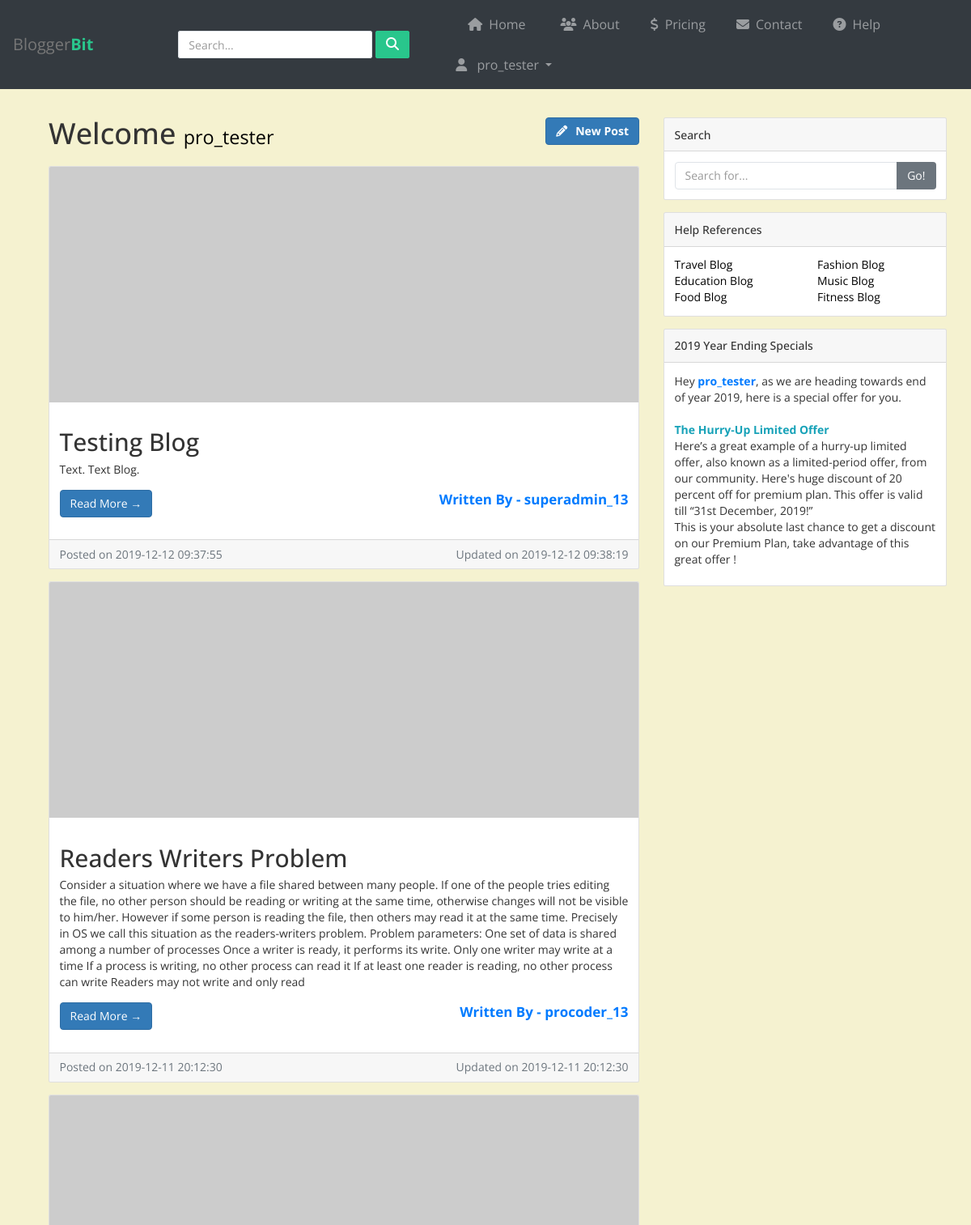
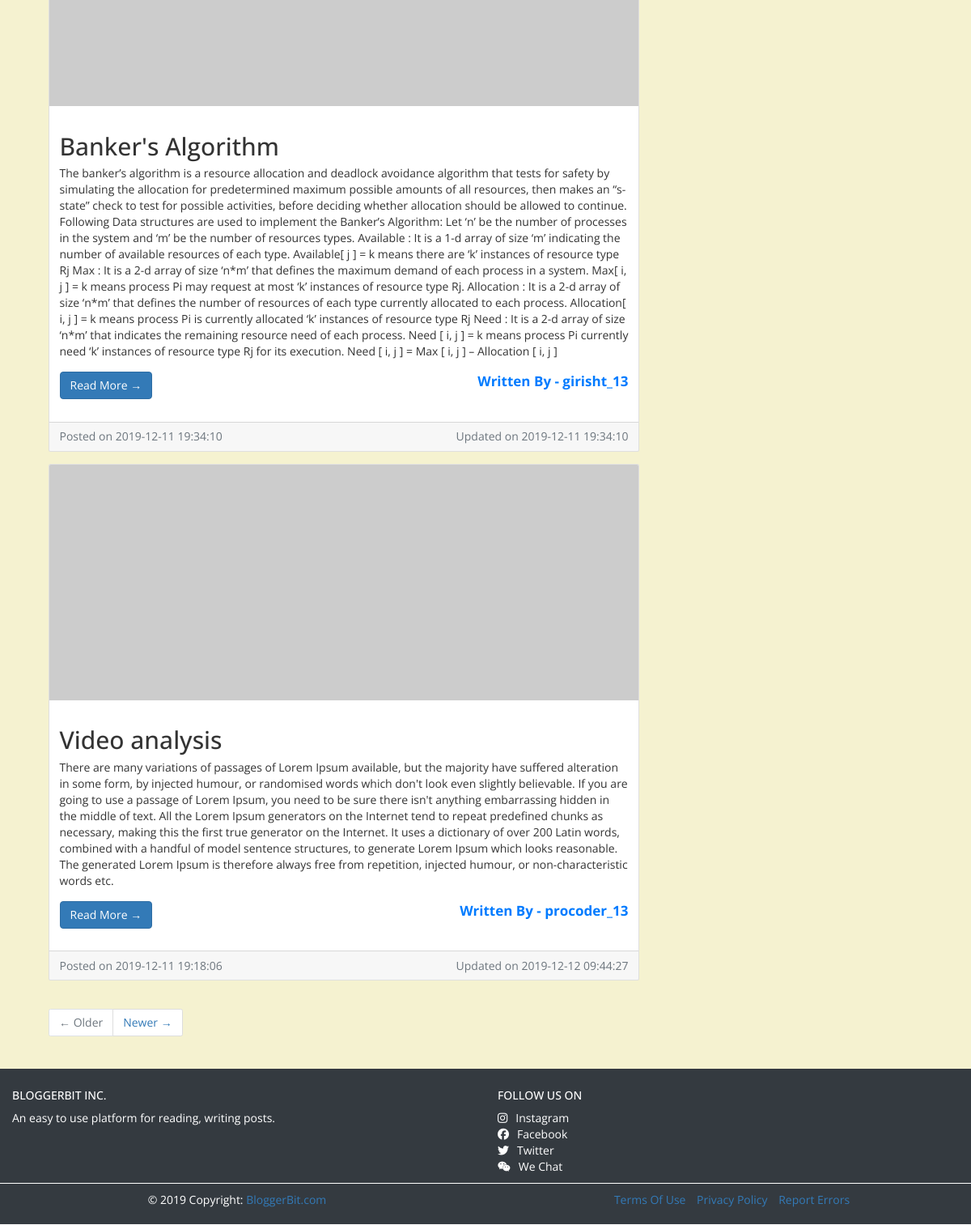
The app's page /dashboard (signed in) with its own data (2 pictures, top to bottom).
### app.py (models this page shows)
class Post(db.Model):
	pid = db.Column(db.Integer, primary_key=True)
	title= db.Column(db.String(80), nullable=False)
	author = db.Column(db.String(40), nullable=False)
	content = db.Column(db.String(100), nullable=False)
	created_on = db.Column(db.DateTime, nullable=False)
	last_updated = db.Column(db.DateTime, nullable=False)
	tags = db.Column(db.String(50), nullable=False)

### app.py (the view)
@app.route('/dashboard' , methods=['POST', 'GET'])
@is_logged_in
def dashboard():
	if 'logged_in' in session:
		posts = Post.query.filter(Post.author != session["username"]).order_by(Post.created_on.desc(), Post.last_updated.desc()).all()
		current_user_posts = Post.query.filter_by(author=session["username"]).all()
		for post in posts:
			post.created_on= str(post.created_on).split('.')[0]
			post.last_updated=str(post.last_updated).split('.')[0]
		return render_template("dashboard.html", username=session['username'], logged_in=session['logged_in'], posts=posts, current_user_posts=current_user_posts)
	else:
		return redirect(url_for('home'))

### app.py (called while the page is built)
def is_logged_in(f):
	@wraps(f)
	def wrap(*args, **kwargs):
		if 'logged_in' in session:
			return f(*args, **kwargs)
		else:
			flash('Unauthorized, Please Login !', category='danger')
			return redirect(url_for('home'))
	return wrap

### templates/dashboard.html (shortened to what this page needs)
{% extends "layout.html" %}
{% block content %}
<div class="container">
	{% if posts %}
	<div class="row">
        <div class="col-md-8">
            <div class="row mb-2">
                <div class="col-md-8">
        	        <h1 class="my-4">Welcome
        	          <small style="color: black;">{{username}}</small>
        	        </h1>
    	        </div>
    			<div class="col-md-4">
    				<a href="/{{username}}/new/" class="btn btn-primary py-auto mt-4 pull-right"><span class="pr-3"><i class="fas fa-pencil-alt"></i></span><b>New Post</b></a>
    			</div>
		    </div>
        {% for post in posts %}
        <div class="card mb-4">
            <img class="card-img-top" src="http://placehold.it/750x300" alt="Card image cap">
            <div class="card-body">
                <h2 class="card-title">{{post.title}}</h2>
                <p class="card-text">{{post.content}}</p>
                <div class="row my-4">
                    <div class="col-md-6 pl-4">
                        <a href="/{{post.author}}/view/{{post.pid}}" class="btn btn-primary">Read More &rarr;</a>
                    </div>
                    <div class="col-md-6 text-right">
                        <p class="mb-0 text-primary" style="font-size: 17px;"><b>Written By - {{post.author}}</b></p>
                    </div>
                </div>
            </div>
            <div class="card-footer text-muted">
          	    <div class="row">
	          	    <div class="col-md-6">
                        Posted on {{post.created_on}}
	                </div>
                    <div class="col-md-6 text-right">
                        Updated on {{post.last_updated}}
                    </div>
                </div>
            </div>
        </div>
		{% endfor %}
        <ul class="pagination justify-content-center mb-4">
          <li class="page-item disabled">
            <a class="page-link" href="#">&larr; Older</a>
          </li>
          <li class="page-item">
            <a class="page-link" href="#">Newer &rarr;</a>
          </li>
        </ul>
      </div>
      <div class="col-md-4">
        <div class="card my-4">
          <h5 class="card-header">Search</h5>
          <div class="card-body">
            <div class="input-group">
              <input type="text" class="form-control" placeholder="Search for...">
              <span class="input-group-btn">
                <button class="btn btn-secondary" type="button">Go!</button>
              </span>
            </div>
          </div>
        </div>
        <div class="card my-4">
          <h5 class="card-header">Help References</h5>
          <div class="card-body">
            <div class="row">
              <div class="col-lg-6">
                <ul class="list-unstyled mb-0" id="category">
                  <li>
                    <a href="https://www.nomadicmatt.com/travel-blogs/improve-your-travel-writing/">Travel Blog</a>
                  </li>
                  <li>
                    <a href="https://cmnh.lstmed.ac.uk/how-to-write-an-academic-blog-in-5-simple-steps">Education Blog</a>
                  </li>
                  <li>
                    <a href="https://cookieandkate.com/top-20-tips-for-food-blogging/">Food Blog</a>
                  </li>
                </ul>
              </div>
              <div class="col-lg-6">
                <ul class="list-unstyled mb-0" id="category">
                  <li>
                    <a href="https://www.blogtyrant.com/start-a-fashion-blog/">Fashion Blog</a>
                  </li>
                  <li>
                    <a href="https://www.outbrain.com/help/advertisers/music-blog/">Music Blog</a>
                  </li>
                  <li>
                    <a href="https://www.wikihow.com/Write-a-Fitness-Blog">Fitness Blog</a>
                  </li>
                </ul>
              </div>
            </div>
          </div>
        </div>
        <div class="card my-4">
          <h5 class="card-header">2019 Year Ending Specials</h5>
          <div class="card-body">
            Hey <b class="text-primary">{{username}}</b>, as we are heading towards end of year 2019,
            here is a special offer for you. <br><br>
            <p>
              <b class="text-info">The Hurry-Up Limited Offer</b><br>
                Here’s a great example of a hurry-up limited offer, also known as a limited-period offer, from our community. Here's huge discount of 20 percent off for premium plan. This offer is valid till “31st December, 2019!”
                <br>
                This is your absolute last chance to get a discount on our Premium Plan, take advantage of this great offer !
            </p>
          </div>
        </div>
      </div>
    </div>
	{% endif %}
	</div>
{% endblock %}

### templates/layout.html (shortened to what this page needs)
<!DOCTYPE html>
<html>
<head>
	<link rel="stylesheet" href="https://stackpath.bootstrapcdn.com/bootstrap/4.3.1/css/bootstrap.min.css">
	<link rel="stylesheet" href="//maxcdn.bootstrapcdn.com/bootstrap/4.0.0/css/bootstrap.min.css" rel="stylesheet" id="bootstrap-css">
  <link href="//netdna.bootstrapcdn.com/bootstrap/3.2.0/css/bootstrap.min.css" rel="stylesheet" id="bootstrap-css">
	<link rel="stylesheet" href="https://maxcdn.bootstrapcdn.com/font-awesome/4.7.0/css/font-awesome.min.css">
  <link rel="stylesheet" type="text/css" href="{{ url_for('static', filename='stylesheets/layout.css') }}">
</head>
<body id="page-top">
<nav class="navbar sticky-top navbar-default navbar-expand-lg navbar-dark bg-dark" style="border: none;">
	<div class="navbar-header d-flex col">
		<a class="navbar-brand" href="/admin">Blogger<b>Bit</b></a>
	</div>
  <form class="navbar-form form-inline search-form">
			<div class="input-group">
				<input type="text" class="form-control" placeholder="Search...">
				<span class="input-group-btn">
					<button type="button" class="btn btn-default"><i class="fa fa-search"></i></button>
				</span>
			</div>
		</form>
  {% if logged_in == True %}
	<div id="navbarCollapse" class="collapse navbar-collapse justify-content-start" style="width: 630px;">
  {% else %}
  <div id="navbarCollapse" class="collapse navbar-collapse justify-content-start" style="width: 500px;">
  {% endif %}
		<ul class="nav navbar-nav">
			<li class="nav-item" style="margin: 0% 15px;"><a href="/" class="nav-link"><span style="margin: 0% 8px;"><i class="fas fa-home"></i></span>Home</a></li>
			<li class="nav-item" style="margin: 0% 10px;"><a href="/about" class="nav-link"><span style="margin: 0% 8px;"><i class="fas fa-users"></i></span>About</a></li>
			<li class="nav-item" style="margin: 0% 10px;"><a href="/pricing" class="nav-link"><span style="margin: 0% 8px;"><i class="fas fa-dollar-sign"></i></span>Pricing</a></li>
			<li class="nav-item" style="margin: 0% 10px;"><a href="/contact" class="nav-link"><span style="margin: 0% 8px;"><i class="fas fa-envelope"></i></span>Contact</a></li>
      <li class="nav-item" style="margin: 0% 10px;"><a href="/help" class="nav-link"><span style="margin: 0% 8px;"><i class="fas fa-question-circle"></i></i></span>Help</a></li>
		</ul>
    {% if logged_in == True %}
    <ul class="nav navbar-nav ml-auto">
      <li class="nav-item dropdown">
        <a data-toggle="dropdown" class="nav-link dropdown-toggle" href="#"><span style="margin: 0% 8px;"><i class="fas fa-user"></i></span> {{ username }} </b></a>
      </li>
    </ul>
    {% endif %}
	</div>
</nav>
  <div class="container">
  	{% block content %}
    {% endblock %}
  </div>
<br>
<footer class="page-footer font-small blue pt-4 bg-dark">
  <div class="container-fluid text-center text-md-left">
    <div class="row" id="footer-content">
      <div class="col-md-6 mt-md-0 mt-3">
        <h5 class="text-uppercase">BloggerBit Inc.</h5>
        <p>An easy to use platform for reading, writing posts.</p>
      </div>
      <div class="col-md-3 mb-md-0 mb-3">
        <h5 class="text-uppercase">Follow us on</h5>
        <ul class="list-unstyled">
          <li><a href="https://www.instagram.com/"><span class="pr-3"><i class="fab fa-instagram"></i></span>Instagram</a></li>
          <li><a href="https://www.facebook.com/"><span class="pr-3"><i class="fab fa-facebook"></i></span>Facebook</a></li>
          <li><a href="https://www.twitter.com/"><span class="pr-3"><i class="fab fa-twitter"></i></span>Twitter</a></li>
          <li><a href="https://www.wechat.com/en"><span class="pr-3"><i class="fab fa-weixin"></i></span>We Chat</a></li>
        </ul>
      </div>
    </div>
  </div>
  	<div class="row"  style="border: 1px solid white;">
  		<div class="footer-copyright text-center py-3 col-sm-6" style="color: white;">© 2019 Copyright:
    		<a href="https://mdbootstrap.com/education/bootstrap/"> BloggerBit.com</a>
    	</div>
    	<div class="footer-copyright text-center py-3 col-sm-6">
    	<ul class="list-inline">
    	<li><a href="">Terms Of Use</a></li>
    	<li><a href="">Privacy Policy</a></li>
    	<li><a href="">Report Errors</a></li>
    </ul>
  </div>
  </div>
</footer>
</body>
</html>

### static/stylesheets/layout.css (style rules this page uses)
body { margin: 0; padding: 0; box-sizing: border-box; font-family: 'Open Sans', sans-serif; overflow-x: hidden; }
.list-unstyled a, .list-unstyled a span { color: white; }
.card h5 { padding: 1.25rem 1.25rem; margin-top: 0; }
#category a { color: black; }
.form-control { box-shadow: none; border-radius: 4px; border-color: #dfe3e8; }
.navbar-header.col { padding: 0 !important; }
.navbar { background: #fff; padding-left: 16px; padding-right: 16px; border-bottom: 1px solid #dfe3e8; border-radius: 0; }
.navbar .navbar-brand { font-size: 20px; padding-left: 0; padding-right: 50px; }
.navbar .navbar-brand b { font-weight: bold; color: #29c68c; }
.navbar ul.nav li a { color: #999; font-size: 16px; }
.navbar .form-inline i { font-size: 16px; }
.navbar .form-inline .btn { border-radius: 2px; color: #fff; border-color: #29c68c; background: #29c68c; outline: none; }
.navbar .search-form { display: inline-block; }
.navbar .search-form .btn { margin-left: 4px; }
.navbar .search-form .form-control { border-radius: 2px; }
#footer-content { color: #fff; }
@media (min-width: 1200px) { .search-form .input-group { width: 300px; margin-left: 30px; } }

### templates/dashboard.html (style rules this page uses)
body { background-color: #f5f2d0; }

### records on screen
Post: author "pro_tester"
Post: title "Testing Blog", content "Text. Text Blog.", author "superadmin_13", created_on "2019-12-12 09:37:55", last_updated "2019-12-12 09:38:19"
Post: title "Readers Writers Problem", content "Consider a situation where we have a file shared between many people. If one of the people tries editing the file, no other person should be reading or writing at the same time, otherwise changes will not be visible to him/her. However if some person is reading the file, then others may read it at the same time. Precisely in OS we call this situation as the readers-writers problem. Problem parameters: One set of data is shared among a number of processes Once a writer is ready, it performs its write. Only one writer may write at a time If a process is writing, no other process can read it If at least one reader is reading, no other process can write Readers may not write and only read", author "procoder_13", created_on "2019-12-11 20:12:30", last_updated "2019-12-11 20:12:30"
Post: title "Banker's Algorithm", content "The banker’s algorithm is a resource allocation and deadlock avoidance algorithm that tests for safety by simulating the allocation for predetermined maximum possible amounts of all resources, then makes an “s-state” check to test for possible activities, before deciding whether allocation should be allowed to continue. Following Data structures are used to implement the Banker’s Algorithm: Let ‘n’ be the number of processes in the system and ‘m’ be the number of resources types. Available : It is a 1-d array of size ‘m’ indicating the number of available resources of each type. Available[ j ] = k means there are ‘k’ instances of resource type Rj Max : It is a 2-d array of size ‘n*m’ that…", author "girisht_13", created_on "2019-12-11 19:34:10", last_updated "2019-12-11 19:34:10"
Post: title "Video analysis", content "There are many variations of passages of Lorem Ipsum available, but the majority have suffered alteration in some form, by injected humour, or randomised words which don't look even slightly believable. If you are going to use a passage of Lorem Ipsum, you need to be sure there isn't anything embarrassing hidden in the middle of text. All the Lorem Ipsum generators on the Internet tend to repeat predefined chunks as necessary, making this the first true generator on the Internet. It uses a dictionary of over 200 Latin words, combined with a handful of model sentence structures, to generate Lorem Ipsum which looks reasonable. The generated Lorem Ipsum is therefore always free from…", author "procoder_13", created_on "2019-12-11 19:18:06", last_updated "2019-12-12 09:44:27"
